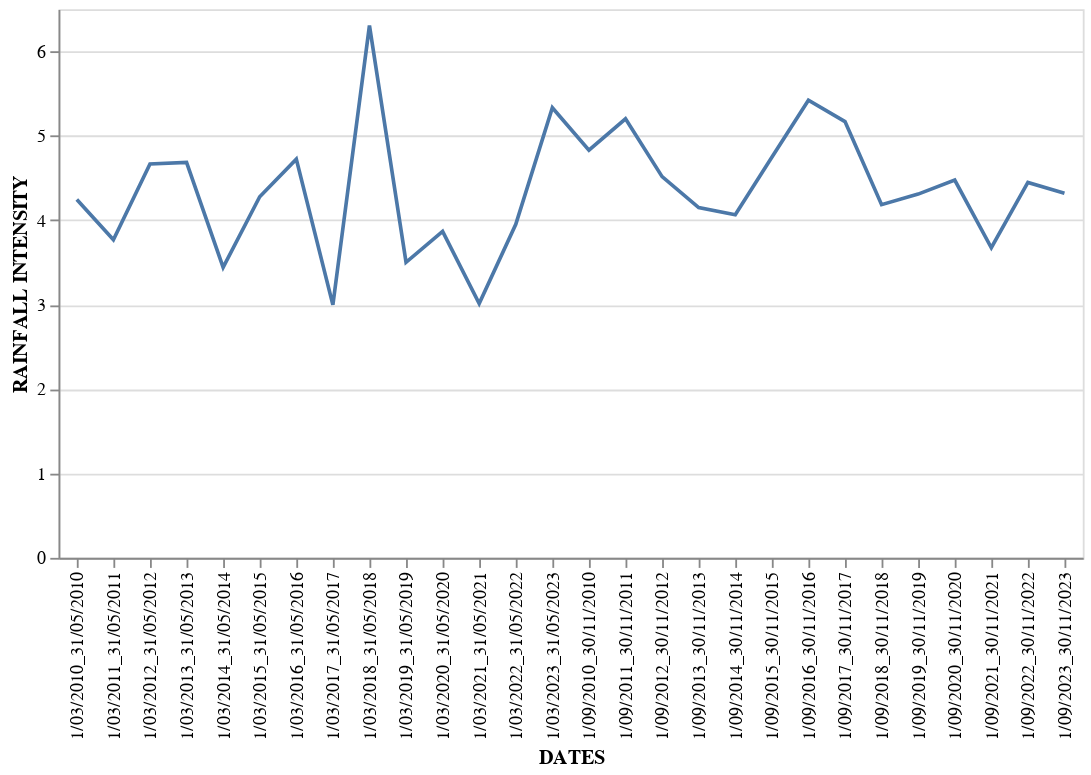

Notebook cell for this chart:
### Code cell
# @title DATES vs RAINFALL INTENSITY
alt.Chart(df).mark_line().encode(x='DATES', y='RAINFALL INTENSITY')

### Figure 1 — Vega-Lite specification as saved in the notebook (floating-point values rounded to 4 significant figures)
{"config": {"view": {"continuousWidth": 400, "continuousHeight": 300}}, "data": {"name": "data-22bed20d69f89da88e8b4beb84318586"}, "mark": "line", "encoding": {"x": {"field": "DATES", "type": "nominal"}, "y": {"field": "RAINFALL INTENSITY", "type": "quantitative"}}, "$schema": "https://vega.github.io/schema/vega-lite/v4.17.0.json", "datasets": {"data-22bed20d69f89da88e8b4beb84318586": [{"DATES": "1/03/2010_31/05/2010", "RELATIVE HUMIDITY": 85.65, "RAINFALL INTENSITY": 4.245, "MAX TEMP": 21.79, "MIN TEMP": 14.28, "WETSPELL": 0, "NDVI": 0.6473, "OCCURANCE": 1}, {"DATES": "1/03/2011_31/05/2011", "RELATIVE HUMIDITY": 83.22, "RAINFALL INTENSITY": 3.768, "MAX TEMP": 21.3, "MIN TEMP": 13.36, "WETSPELL": 2, "NDVI": 0.6185, "OCCURANCE": 0}, {"DATES": "1/03/2012_31/05/2012", "RELATIVE HUMIDITY": 82.95, "RAINFALL INTENSITY": 4.667, "MAX TEMP": 21.1, "MIN TEMP": 13.44, "WETSPELL": 0, "NDVI": 0.624, "OCCURANCE": 0}, {"DATES": "1/03/2013_31/05/2013", "RELATIVE HUMIDITY": 83.68, "RAINFALL INTENSITY": 4.684, "MAX TEMP": 21.19, "MIN TEMP": 13.74, "WETSPELL": 3, "NDVI": 0.6793, "OCCURANCE": 0}, {"DATES": "1/03/2014_31/05/2014", "RELATIVE HUMIDITY": 82.48, "RAINFALL INTENSITY": 3.44, "MAX TEMP": 21.38, "MIN TEMP": 13.34, "WETSPELL": 2, "NDVI": 0.5996, "OCCURANCE": 1}, {"DATES": "1/03/2015_31/05/2015", "RELATIVE HUMIDITY": 82.03, "RAINFALL INTENSITY": 4.278, "MAX TEMP": 21.4, "MIN TEMP": 13.77, "WETSPELL": 0, "NDVI": 0.6324, "OCCURANCE": 0}, {"DATES": "1/03/2016_31/05/2016", "RELATIVE HUMIDITY": 82.97, "RAINFALL INTENSITY": 4.723, "MAX TEMP": 22.16, "MIN TEMP": 14.57, "WETSPELL": 1, "NDVI": 0.6603, "OCCURANCE": 0}, {"DATES": "1/03/2017_31/05/2017", "RELATIVE HUMIDITY": 82.16, "RAINFALL INTENSITY": 2.997, "MAX TEMP": 21.53, "MIN TEMP": 13.71, "WETSPELL": 0, "NDVI": 0.6386, "OCCURANCE": 0}, {"DATES": "1/03/2018_31/05/2018", "RELATIVE HUMIDITY": 86.91, "RAINFALL INTENSITY": 6.307, "MAX TEMP": 21.03, "MIN TEMP": 13.86, "WETSPELL": 6, "NDVI": 0.6376, "OCCURANCE": 0}, {"DATES": "1/03/2019_31/05/2019", "RELATIVE HUMIDITY": 83.26, "RAINFALL INTENSITY": 3.501, "MAX TEMP": 21.86, "MIN TEMP": 13.94, "WETSPELL": 2, "NDVI": 0.6661, "OCCURANCE": 0}, {"DATES": "1/03/2020_31/05/2020", "RELATIVE HUMIDITY": 86.4, "RAINFALL INTENSITY": 3.868, "MAX TEMP": 21.67, "MIN TEMP": 14.37, "WETSPELL": 1, "NDVI": 0.6973, "OCCURANCE": 1}, {"DATES": "1/03/2021_31/05/2021", "RELATIVE HUMIDITY": 86.2, "RAINFALL INTENSITY": 3.013, "MAX TEMP": 21.17, "MIN TEMP": 13.68, "WETSPELL": 0, "NDVI": 0.7122, "OCCURANCE": 0}, {"DATES": "1/03/2022_31/05/2022", "RELATIVE HUMIDITY": 84.87, "RAINFALL INTENSITY": 3.95, "MAX TEMP": 21.43, "MIN TEMP": 13.66, "WETSPELL": 0, "NDVI": 0.6666, "OCCURANCE": 1}, {"DATES": "1/03/2023_31/05/2023", "RELATIVE HUMIDITY": 84.81, "RAINFALL INTENSITY": 5.332, "MAX TEMP": 21.3, "MIN TEMP": 13.94, "WETSPELL": 2, "NDVI": 0.6943, "OCCURANCE": 1}, {"DATES": "1/09/2010_30/11/2010", "RELATIVE HUMIDITY": 76.81, "RAINFALL INTENSITY": 4.828, "MAX TEMP": 21.59, "MIN TEMP": 13.24, "WETSPELL": 4, "NDVI": 0.5541, "OCCURANCE": 0}, {"DATES": "1/09/2011_30/11/2011", "RELATIVE HUMIDITY": 82.86, "RAINFALL INTENSITY": 5.201, "MAX TEMP": 20.74, "MIN TEMP": 13.06, "WETSPELL": 4, "NDVI": 0.6339, "OCCURANCE": 1}, {"DATES": "1/09/2012_30/11/2012", "RELATIVE HUMIDITY": 79.32, "RAINFALL INTENSITY": 4.516, "MAX TEMP": 21.23, "MIN TEMP": 13.06, "WETSPELL": 1, "NDVI": 0.6121, "OCCURANCE": 0}, {"DATES": "1/09/2013_30/11/2013", "RELATIVE HUMIDITY": 77.02, "RAINFALL INTENSITY": 4.15, "MAX TEMP": 21.28, "MIN TEMP": 12.94, "WETSPELL": 1, "NDVI": 0.5779, "OCCURANCE": 0}, {"DATES": "1/09/2014_30/11/2014", "RELATIVE HUMIDITY": 80.18, "RAINFALL INTENSITY": 4.065, "MAX TEMP": 21.24, "MIN TEMP": 13.11, "WETSPELL": 1, "NDVI": 0.5961, "OCCURANCE": 0}, {"DATES": "1/09/2015_30/11/2015", "RELATIVE HUMIDITY": 79.77, "RAINFALL INTENSITY": 4.746, "MAX TEMP": 21.64, "MIN TEMP": 13.59, "WETSPELL": 3, "NDVI": 0.5752, "OCCURANCE": 0}, {"DATES": "1/09/2016_30/11/2016", "RELATIVE HUMIDITY": 77.29, "RAINFALL INTENSITY": 5.421, "MAX TEMP": 22.21, "MIN TEMP": 13.74, "WETSPELL": 2, "NDVI": 0.6051, "OCCURANCE": 0}, {"DATES": "1/09/2017_30/11/2017", "RELATIVE HUMIDITY": 78.58, "RAINFALL INTENSITY": 5.168, "MAX TEMP": 21.43, "MIN TEMP": 13.3, "WETSPELL": 0, "NDVI": 0.5791, "OCCURANCE": 0}, {"DATES": "1/09/2018_30/11/2018", "RELATIVE HUMIDITY": 80.08, "RAINFALL INTENSITY": 4.184, "MAX TEMP": 21.49, "MIN TEMP": 13.33, "WETSPELL": 2, "NDVI": 0.5921, "OCCURANCE": 0}, {"DATES": "1/09/2019_30/11/2019", "RELATIVE HUMIDITY": 82.74, "RAINFALL INTENSITY": 4.309, "MAX TEMP": 21.06, "MIN TEMP": 13.3, "WETSPELL": 1, "NDVI": 0.6332, "OCCURANCE": 0}, {"DATES": "1/09/2020_30/11/2020", "RELATIVE HUMIDITY": 81.54, "RAINFALL INTENSITY": 4.475, "MAX TEMP": 21.2, "MIN TEMP": 13.49, "WETSPELL": 1, "NDVI": 0.6735, "OCCURANCE": 0}, {"DATES": "1/09/2021_30/11/2021", "RELATIVE HUMIDITY": 80.05, "RAINFALL INTENSITY": 3.673, "MAX TEMP": 21.55, "MIN TEMP": 13.49, "WETSPELL": 1, "NDVI": 0.6557, "OCCURANCE": 0}, {"DATES": "1/09/2022_30/11/2022", "RELATIVE HUMIDITY": 82.29, "RAINFALL INTENSITY": 4.447, "MAX TEMP": 21.04, "MIN TEMP": 13.49, "WETSPELL": 3, "NDVI": 0.6611, "OCCURANCE": 1}, {"DATES": "1/09/2023_30/11/2023", "RELATIVE HUMIDITY": 80.3, "RAINFALL INTENSITY": 4.318, "MAX TEMP": 21.32, "MIN TEMP": 14.01, "WETSPELL": 1, "NDVI": 0.6513, "OCCURANCE": 1}]}}
